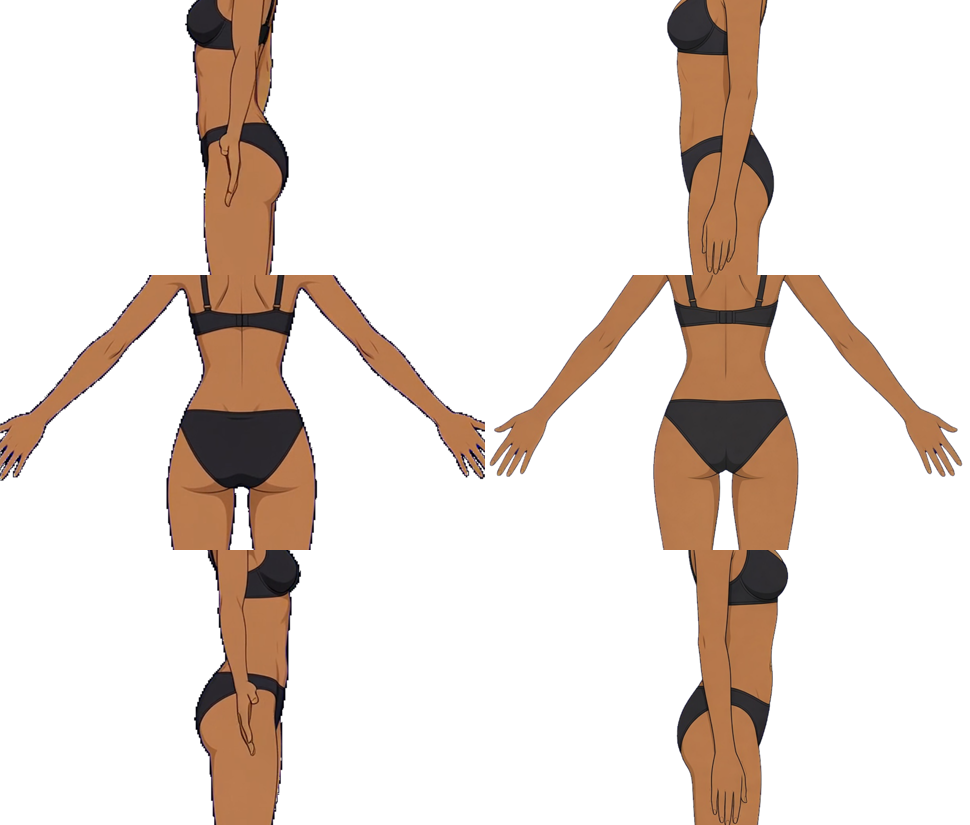
#> input picture rig/work/armsub/handoff_arms_frame_vs_live.png, 970 x 825 px, given in place of full_-1.015.png, which was not available
$ python contact.py
#> lines starting #> are read from the running program, lines starting #| are printed output that depends on the picture; pictures that were not available may be replaced by others from this repository, and a replacement may not be noted
import numpy as np; from PIL import Image, ImageDraw
L=lambda f:Image.open(f).convert('RGBA')
def sheet(rows,cols,crop,scale,out,title):
#> called with crop = (560, 235, 655, 355), scale = 3, out = 'contact_hair_strand03.png'
  cw,ch=(crop[2]-crop[0])*scale,(crop[3]-crop[1])*scale; lab=18
  S=Image.new('RGB',(150+len(cols)*(cw+6),lab+20+len(rows)*(ch+lab)),'white'); d=ImageDraw.Draw(S); d.text((4,2),title,fill='black')
#> after `S = Image.new('RGB', (150 + len(cols) * (cw + 6), lab + 20 + len(rows)`: S: PIL image 2187x794 RGB; every value is 255
  for j,c in enumerate(cols): d.text((150+j*(cw+6),20),c,fill='black')
  for i,(rn,imgs) in enumerate(rows):
    y=lab+20+i*(ch+lab); d.text((4,y+ch//2),rn,fill='black')
    for j,f in enumerate(imgs):
      im=L(f).crop(crop).resize((cw,ch),Image.NEAREST); bg=Image.new('RGBA',im.size,(200,230,255,255)); bg.alpha_composite(im); S.paste(bg.convert('RGB'),(150+j*(cw+6),y))
#> this loop made 1 pass
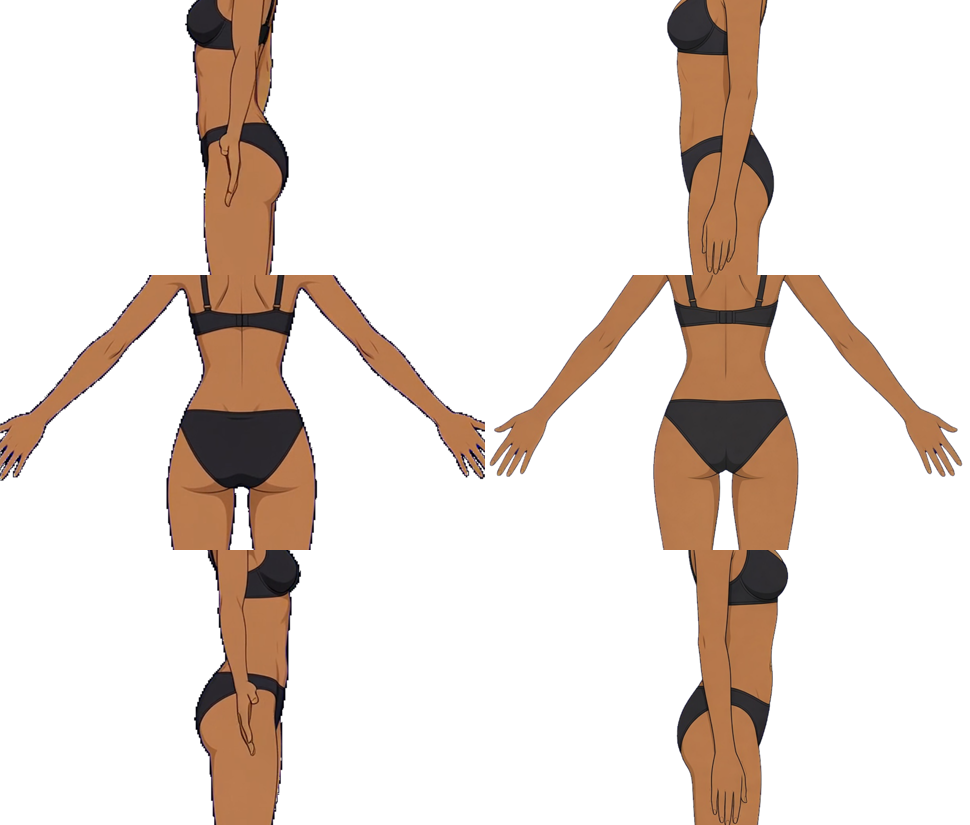
#> input picture rig/work/armsub/handoff_arms_frame_vs_live.png, 970 x 825 px, given in place of full_-1.015.png, which was not available
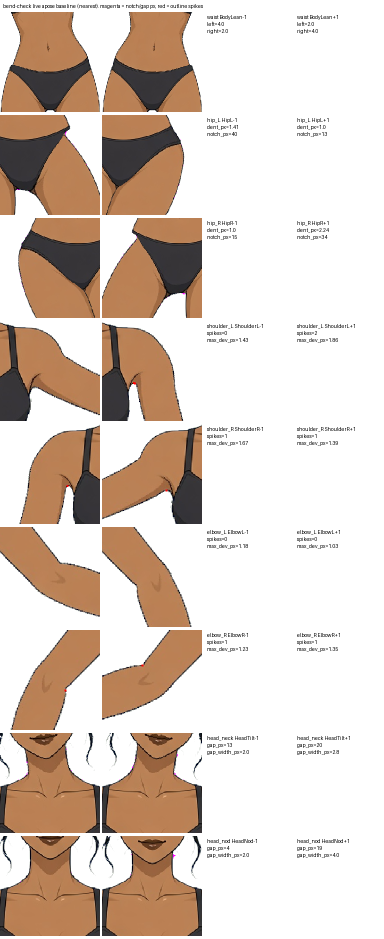
#> input picture rig/work/bend_check/bend_check_live_apose_sheet.png, 768 x 1878 px, given in place of full_-1.png, which was not available (shown at 1/2 size)
#> after the loop:
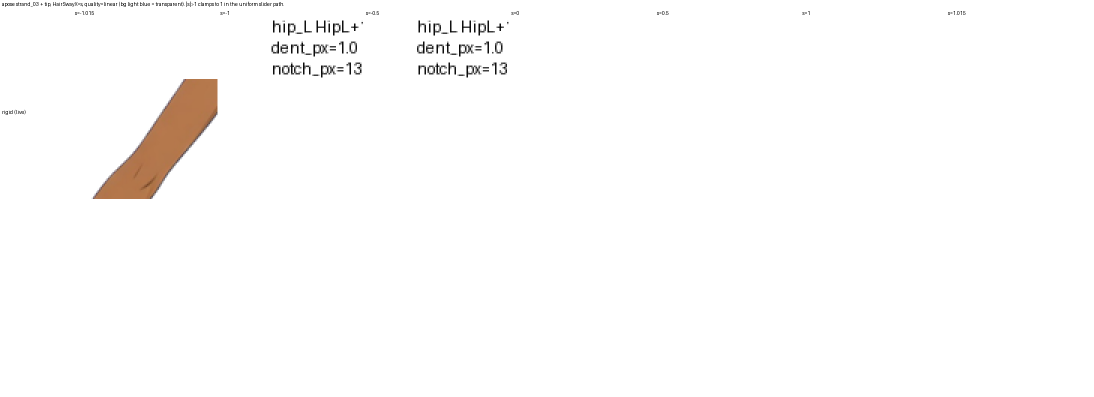
#> S: PIL image 2187x794 RGB (shown at 1/2 size); mean R, G, B 252.7, 251.8, 251.2
#> after the loop:
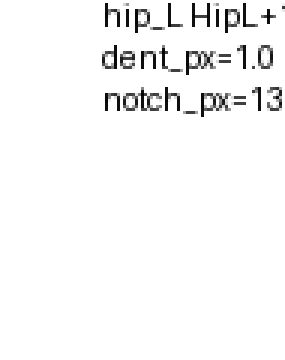
#> bg: PIL image 285x360 RGBA; mean R, G, B, A 247.2, 247.2, 247.2, 255
  S.save(out); print(out,S.size)
ss=['-1.015','-1','-0.5','0','0.5','1','1.015']
#> (the run stopped early here; a loop or call above may not have finished)
